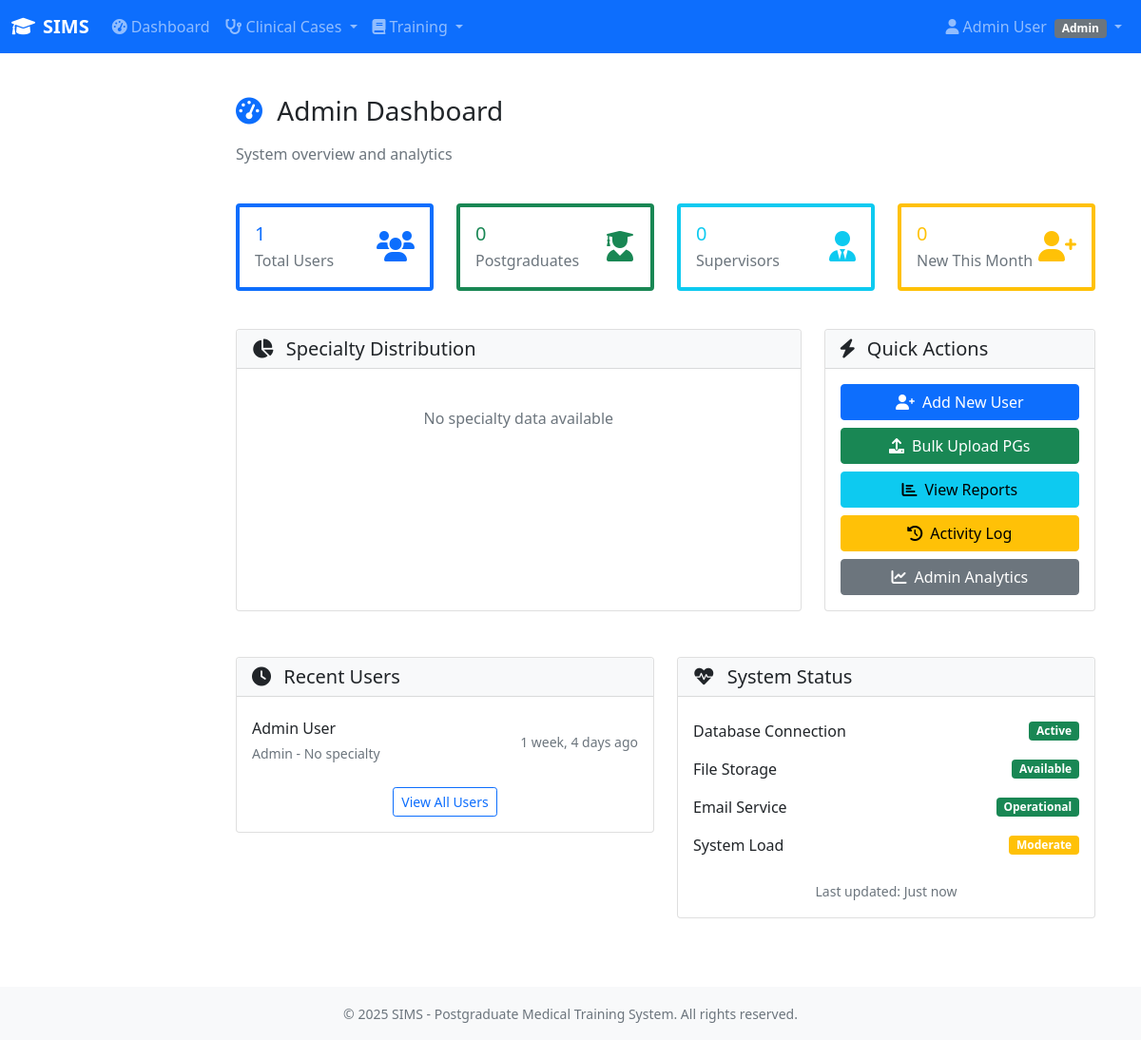
/users/admin-dashboard/ (signed in), run on the app's committed database.
### sims/users/models.py (models this page shows, shortened)
class User(AbstractUser):
    role = models.CharField(
        max_length=20,
        choices=USER_ROLES,
        help_text="User role determines access permissions in SIMS"
    )
    specialty = models.CharField(
        max_length=100,
        choices=SPECIALTY_CHOICES,
        blank=True,
        null=True,
        help_text="Medical specialty (required for PGs and Supervisors)"
    )
    year = models.CharField(
        max_length=10,
        choices=YEAR_CHOICES,
        blank=True,
        null=True,
        help_text="Training year (required for PGs)"
    )
    supervisor = models.ForeignKey(
        'self',
        on_delete=models.SET_NULL,
        null=True,
        blank=True,
        related_name='assigned_pgs',
        limit_choices_to={'role': 'supervisor'},
        help_text="Assigned supervisor (required for PGs)"
    )
    registration_number = models.CharField(
        max_length=50,
        blank=True,
        null=True,
        help_text="Medical council registration number"
    )
    phone_number = models.CharField(
        max_length=15,
        blank=True,
        null=True,
        help_text="Contact phone number"
    )
    created_by = models.ForeignKey(
        'self',
        on_delete=models.SET_NULL,
        null=True,
        blank=True,
        related_name='users_created',
        help_text="Admin who created this user account"
    )
    modified_by = models.ForeignKey(
        'self',
        on_delete=models.SET_NULL,
        null=True,
        blank=True,
        related_name='users_modified',
        help_text="Last admin to modify this user account"
    )
    last_login_ip = models.GenericIPAddressField(
        null=True,
        blank=True,
        help_text="IP address of last login"
    )
    is_archived = models.BooleanField(
        default=False,
        help_text="Mark as archived instead of deleting"
    )
    archived_date = models.DateTimeField(
        null=True,
        blank=True,
        help_text="Date when user was archived"
    )
    class Meta:
        verbose_name = "SIMS User"
        verbose_name_plural = "SIMS Users"
        ordering = ['role', 'last_name', 'first_name']
        indexes = [
            models.Index(fields=['role']),
            models.Index(fields=['specialty']),
            models.Index(fields=['supervisor']),
            models.Index(fields=['is_active']),
        ]
    def is_admin(self):
        return self.role == 'admin'

### sims/users/views.py (the view)
# urls.py: path('admin-dashboard/', views.AdminDashboardView.as_view(), name='admin_dashboard'),
class AdminDashboardView(AdminRequiredMixin, View):
    def get(self, request, *args, **kwargs):
        return admin_dashboard(request)

### templates/users/admin_dashboard.html (shortened to what this page needs)
{% extends 'base/base.html' %}
{% load humanize %}
{% block content %}
<div class="container-fluid mt-4">
    <div class="row mb-4">
        <div class="col-12">
            <h1 class="h3 mb-3">
                <i class="fas fa-tachometer-alt me-2 text-primary"></i>
                Admin Dashboard
            </h1>
            <p class="text-muted">System overview and analytics</p>
        </div>
    </div>
    <div class="row mb-4">
        <div class="col-lg-3 col-md-6 mb-3">
            <div class="card h-100 border-start border-primary border-4">
                <div class="card-body">
                    <div class="d-flex justify-content-between align-items-center">
                        <div>
                            <h5 class="card-title text-primary mb-1">{{ total_users|intcomma }}</h5>
                            <p class="card-text text-muted mb-0">Total Users</p>
                        </div>
                        <div class="text-primary">
                            <i class="fas fa-users fa-2x"></i>
                        </div>
                    </div>
                </div>
            </div>
        </div>
        <div class="col-lg-3 col-md-6 mb-3">
            <div class="card h-100 border-start border-success border-4">
                <div class="card-body">
                    <div class="d-flex justify-content-between align-items-center">
                        <div>
                            <h5 class="card-title text-success mb-1">{{ total_pgs|intcomma }}</h5>
                            <p class="card-text text-muted mb-0">Postgraduates</p>
                        </div>
                        <div class="text-success">
                            <i class="fas fa-user-graduate fa-2x"></i>
                        </div>
                    </div>
                </div>
            </div>
        </div>
        <div class="col-lg-3 col-md-6 mb-3">
            <div class="card h-100 border-start border-info border-4">
                <div class="card-body">
                    <div class="d-flex justify-content-between align-items-center">
                        <div>
                            <h5 class="card-title text-info mb-1">{{ total_supervisors|intcomma }}</h5>
                            <p class="card-text text-muted mb-0">Supervisors</p>
                        </div>
                        <div class="text-info">
                            <i class="fas fa-user-tie fa-2x"></i>
                        </div>
                    </div>
                </div>
            </div>
        </div>
        <div class="col-lg-3 col-md-6 mb-3">
            <div class="card h-100 border-start border-warning border-4">
                <div class="card-body">
                    <div class="d-flex justify-content-between align-items-center">
                        <div>
                            <h5 class="card-title text-warning mb-1">{{ new_users_this_month|intcomma }}</h5>
                            <p class="card-text text-muted mb-0">New This Month</p>
                        </div>
                        <div class="text-warning">
                            <i class="fas fa-user-plus fa-2x"></i>
                        </div>
                    </div>
                </div>
            </div>
        </div>
    </div>
    <div class="row mb-4">
        <div class="col-lg-8 mb-4">
            <div class="card h-100">
                <div class="card-header bg-light">
                    <h5 class="card-title mb-0">
                        <i class="fas fa-chart-pie me-2"></i>
                        Specialty Distribution
                    </h5>
                </div>                <div class="card-body">
                </div>
            </div>
        </div>
        <div class="col-lg-4 mb-4">
            <div class="card h-100">
                <div class="card-header bg-light">
                    <h5 class="card-title mb-0">
                        <i class="fas fa-bolt me-2"></i>
                        Quick Actions
                    </h5>
                </div>
                <div class="card-body">
                    <div class="d-grid gap-2">
                        <a href="{% url 'users:user_create' %}" class="btn btn-primary">
                            <i class="fas fa-user-plus me-2"></i>Add New User
                        </a>
                        <a href="{% url 'users:pg_bulk_upload' %}" class="btn btn-success">
                            <i class="fas fa-upload me-2"></i>Bulk Upload PGs
                        </a>
                        <a href="{% url 'users:user_reports' %}" class="btn btn-info">
                            <i class="fas fa-chart-bar me-2"></i>View Reports
                        </a>                        <a href="{% url 'users:activity_log' %}" class="btn btn-warning">
                            <i class="fas fa-history me-2"></i>Activity Log
                        </a>
                        <a href="{% url 'users:admin_analytics' %}" class="btn btn-secondary">
                            <i class="fas fa-chart-line me-2"></i>Admin Analytics
                        </a>
                    </div>
                </div>
            </div>
        </div>
    </div>
    <div class="row">
        <div class="col-lg-6 mb-4">
            <div class="card">
                <div class="card-header bg-light">
                    <h5 class="card-title mb-0">
                        <i class="fas fa-clock me-2"></i>
                        Recent Users
                    </h5>
                </div>
                <div class="card-body">
                    {% if recent_users %}
                        <div class="list-group list-group-flush">
                            {% for user in recent_users %}
                            <div class="list-group-item border-0 px-0">
                                <div class="d-flex justify-content-between align-items-center">
                                    <div>
                                        <h6 class="mb-1">{{ user.get_full_name }}</h6>
                                        <small class="text-muted">{{ user.get_role_display }} - {{ user.specialty|default:"No specialty" }}</small>
                                    </div>
                                    <small class="text-muted">{{ user.date_joined|timesince }} ago</small>
                                </div>
                            </div>
                            {% endfor %}
                        </div>
                        <div class="text-center mt-3">
                            <a href="{% url 'users:user_list' %}" class="btn btn-outline-primary btn-sm">
                                View All Users
                            </a>
                        </div>
                    {% else %}
                        <p class="text-muted text-center py-3">No recent users found.</p>
                    {% endif %}
                </div>
            </div>
        </div>
        <div class="col-lg-6 mb-4">
            <div class="card">
                <div class="card-header bg-light">
                    <h5 class="card-title mb-0">
                        <i class="fas fa-heartbeat me-2"></i>
                        System Status
                    </h5>
                </div>
                <div class="card-body">
                    <div class="list-group list-group-flush">
                        <div class="list-group-item border-0 px-0 d-flex justify-content-between align-items-center">
                            <span>Database Connection</span>
                            <span class="badge bg-success">Active</span>
                        </div>
                        <div class="list-group-item border-0 px-0 d-flex justify-content-between align-items-center">
                            <span>File Storage</span>
                            <span class="badge bg-success">Available</span>
                        </div>
                        <div class="list-group-item border-0 px-0 d-flex justify-content-between align-items-center">
                            <span>Email Service</span>
                            <span class="badge bg-success">Operational</span>
                        </div>
                        <div class="list-group-item border-0 px-0 d-flex justify-content-between align-items-center">
                            <span>System Load</span>
                            <span class="badge bg-warning">Moderate</span>
                        </div>
                    </div>
                    <div class="text-center mt-3">
                        <small class="text-muted">Last updated: {{ request.timestamp|default:"Just now" }}</small>
                    </div>
                </div>
            </div>
        </div>
    </div>
</div>
{% endblock %}

### templates/base/base.html (shortened to what this page needs)
<!DOCTYPE html>
<html lang="en">
<head>
    <link href="https://cdn.jsdelivr.net/npm/bootstrap@5.1.3/dist/css/bootstrap.min.css" rel="stylesheet">
    <link href="https://cdnjs.cloudflare.com/ajax/libs/font-awesome/6.0.0/css/all.min.css" rel="stylesheet">
    <link href="https://cdn.jsdelivr.net/npm/select2@4.1.0-rc.0/dist/css/select2.min.css" rel="stylesheet">
    <link href="https://cdn.jsdelivr.net/npm/select2-bootstrap-5-theme@1.3.0/dist/select2-bootstrap-5-theme.min.css" rel="stylesheet">
</head>
<body>
    <nav class="navbar navbar-expand-lg navbar-dark bg-primary">
        <div class="container-fluid">
            <a class="navbar-brand" href="{% url 'home' %}">
                <i class="fas fa-graduation-cap me-2"></i>SIMS
            </a>
            <div class="collapse navbar-collapse" id="navbarNav">
                <ul class="navbar-nav me-auto">
                    {% if user.is_authenticated %}
                        <li class="nav-item">
                            <a class="nav-link" href="{% url 'users:dashboard' %}">
                                <i class="fas fa-tachometer-alt me-1"></i>Dashboard
                            </a>
                        </li>
                        {% if user.role == 'pg' or user.role == 'supervisor' or user.role == 'admin' %}
                        <li class="nav-item dropdown">
                            <a class="nav-link dropdown-toggle" href="#" role="button" data-bs-toggle="dropdown">
                                <i class="fas fa-stethoscope me-1"></i>Clinical Cases
                            </a>
                        </li>
                        {% endif %}
                        <li class="nav-item dropdown">
                            <a class="nav-link dropdown-toggle" href="#" role="button" data-bs-toggle="dropdown">
                                <i class="fas fa-book me-1"></i>Training
                            </a>
                        </li>
                    {% endif %}
                </ul>
                <ul class="navbar-nav">
                    {% if user.is_authenticated %}
                        <li class="nav-item dropdown">
                            <a class="nav-link dropdown-toggle" href="#" role="button" data-bs-toggle="dropdown">
                                <i class="fas fa-user me-1"></i>{{ user.get_full_name|default:user.username }}
                                <span class="badge bg-secondary ms-1">{{ user.get_role_display }}</span>
                            </a>
                        </li>
                    {% else %}
                        <li class="nav-item">
                            <a class="nav-link" href="{% url 'users:login' %}">Login</a>
                        </li>
                    {% endif %}
                </ul>
            </div>
        </div>
    </nav>
    <div class="container-fluid">
        <div class="row">
            <main class="{% if not hide_sidebar %}col-md-9 ms-sm-auto col-lg-10 px-md-4{% else %}col-12{% endif %} main-content">
                {% block content %}{% endblock %}
            </main>
        </div>
    </div>
    <footer class="bg-light text-center text-muted py-3 mt-5">
        <div class="container">
            <small>&copy; 2025 SIMS - Postgraduate Medical Training System. All rights reserved.</small>
        </div>
    </footer>
</body>
</html>

### templates/base/base.html (style rules this page uses)
.navbar-brand { font-weight: bold; }
.main-content { padding-top: 20px; }

### data on the page
User: get_full_name "Admin User", role "Admin", specialty "No specialty", date_joined "1 week, 4 days"

### other printed values
{{ total_users|intcomma }} "1"
{{ total_pgs|intcomma }} "0"
{{ total_supervisors|intcomma }} "0"
{{ new_users_this_month|intcomma }} "0"
{{ request.timestamp|default:"Just now" }} "Just now"
